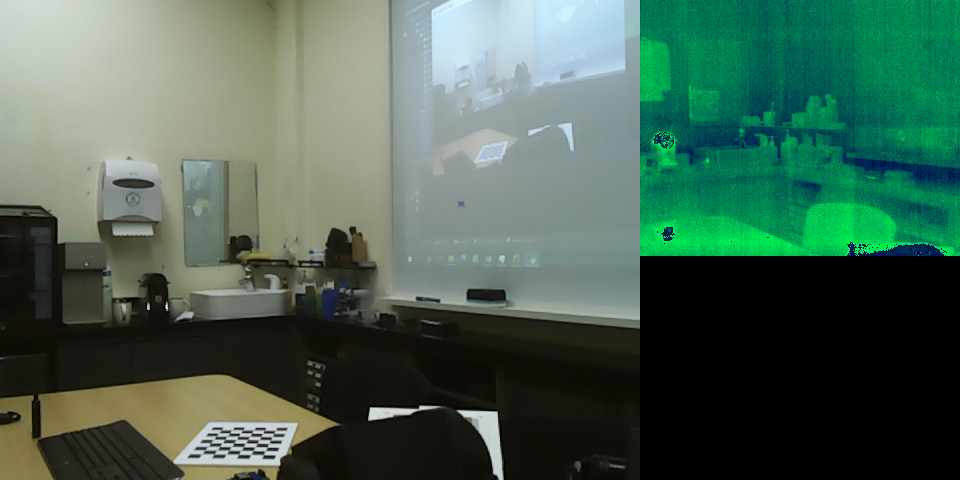
#> input picture cbm/cbm_sensor_devices/cbm_thermal_camera/rgbt_images_for_training/rgbt_img_0000000008.png, 960 x 480 px; its folder holds only this picture in this run
$ python train_static_thermal_map.py
#> lines starting #> are read from the running program, lines starting #| are printed output that depends on the picture
#> further down, image is the input picture: shape (480, 960, 3); mean B, G, R 83.9, 99.1, 72.6
### cbm/cbm_sensor_devices/cbm_thermal_camera/thermal_image_utils/preprocessing.py
import numpy as np
import cv2
import math
'''
def encode_rgbt_image(rgb_image_640x480, thermal_image_320x256):
    t_img = crop_boson_320x256_to_320x240(thermal_image_320x256)
    g_img = cv2.cvtColor(rgb_image_640x480, cv2.COLOR_BGR2GRAY)

    warp_image = cv2.warpPerspective(g_img, self.homography, (640, 480))
    g_img = cv2.resize(warp_image, (320, 240), interpolation=cv2.INTER_CUBIC)

    encoded_image = encode_thermal_image(t_img)
    encoded_image[:, :, 2] = g_img
    return encoded_image
'''

# [15 lines left out: functions decode_rgbt_image, encode_thermal_image, not called in this run]

def decode_thermal_image(encoded_image):
    high = encoded_image[:, :, 0]
    low = encoded_image[:, :, 1]
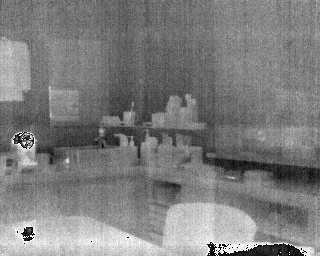
#> low: shape (256, 320); min 0, max 255, mean 125.1
    decoded_image = ((high.astype(np.uint16) << 8) & 0xff00) | (low.astype(np.uint16) & 0x00ff)
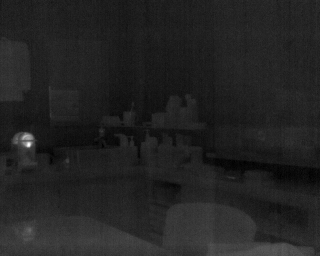
#> decoded_image: shape (256, 320) uint16; min 20994, max 21910, mean 21120.9; drawn with min black and max white
    return decoded_image

# [4 lines left out: function get_celsius_image, not called in this run]

def get_scaled_thermal_colormap(celsius_image, min_temp=0, max_temp=100):
    tmp_img = np.where(celsius_image > max_temp, max_temp, celsius_image)
    tmp_img = np.where(tmp_img < min_temp, min_temp, tmp_img)
    img_thermal = 255 * (tmp_img - min_temp) / (max_temp - min_temp)
    #img_col = cv2.applyColorMap(img_thermal.astype(np.uint8), cv2.COLORMAP_INFERNO)
    img_col = cv2.applyColorMap(img_thermal.astype(np.uint8), cv2.COLORMAP_HOT)
    return img_col

def crop_boson_320x256_to_320x240(img):
    if len(img.shape) == 2:
        (h, w) = img.shape
    else:
        (h, w, _) = img.shape

    start_idx = int((h - 240)/2)
    end_idx = start_idx + 240
    return img[start_idx:end_idx, :]


def get_default_radiometry_parameters(RTemp=20):
    # RTemp = 10  # 방사 온도 = 대기온도 = 윈도우 온도로 가정
    meta = {}

    meta["Atmospheric Trans Alpha 1"] = 0.006569
    meta["Atmospheric Trans Alpha 2"] = 0.01262
    meta["Atmospheric Trans Beta 1"] = -0.002276
    meta["Atmospheric Trans Beta 2"] = -0.00667
    meta["Atmospheric Trans X"] = 1.9
    meta["Planck R1"] = 14906.216
    meta["Planck R2"] = 0.010956882
    meta["Planck O"] = -7261
    meta["Planck B"] = 1396.5
    meta["Planck F"] = 1
    meta["Emissivity"] = 1
    meta["IR Window Transmission"] = 1
    meta["IR Window Temperature"] = RTemp  # 실측치 <- 대기온도
    meta["Object Distance"] = 1
    meta["Atmospheric Temperature"] = RTemp
    meta["Reflected Apparent Temperature"] = RTemp
    meta["Relative Humidity"] = 50  # 상대습도
    return meta

def raw2temp(raw, meta):
    """
    Convert raw pixel values to temperature, if calibration coefficients are known. The
    equations for atmospheric and window transmission are found in Minkina and Dudzik, as
    well as some of FLIR's documentation.

    Roughly ported from ThermImage: https://github.com/gtatters/Thermimage/blob/master/R/raw2temp.R

    """

    ATA1 = float(meta["Atmospheric Trans Alpha 1"])
#> ATA1 = 0.00657
    ATA2 = float(meta["Atmospheric Trans Alpha 2"])
#> ATA2 = 0.0126
    ATB1 = float(meta["Atmospheric Trans Beta 1"])
#> ATB1 = -0.00228
    ATB2 = float(meta["Atmospheric Trans Beta 2"])
#> ATB2 = -0.00667
    ATX = float(meta["Atmospheric Trans X"])
#> ATX = 1.9
    PR1 = float(meta["Planck R1"])
#> PR1 = 14906.2
    PR2 = float(meta["Planck R2"])
#> PR2 = 0.011
    PO = float(meta["Planck O"])
#> PO = -7261
    PB = float(meta["Planck B"])
#> PB = 1396.5
    PF = float(meta["Planck F"])
#> PF = 1
    E = float(meta["Emissivity"])
#> E = 1
    IRT = float(meta["IR Window Transmission"])
#> IRT = 1
    IRWTemp = meta["IR Window Temperature"]
#> IRWTemp = 20
    OD = meta["Object Distance"]
#> OD = 1
    ATemp = meta["Atmospheric Temperature"]
#> ATemp = 20
    RTemp = meta["Reflected Apparent Temperature"]
#> RTemp = 20
    humidity = meta["Relative Humidity"]
#> humidity = 50

    # Equations to convert to temperature
    # See http://130.15.24.88/exiftool/forum/index.php/topic,4898.60.html
    # Standard equation: temperature<-PB/log(PR1/(PR2*(raw+PO))+PF)-273.15
    # Other source of information: Minkina and Dudzik's Infrared Thermography: Errors and Uncertainties

    window_emissivity = 1 - IRT
#> window_emissivity = 0
    window_reflectivity = 0

    # Converts relative humidity into water vapour pressure (mmHg)
    water = (humidity/100.0)*math.exp(1.5587+0.06939*(ATemp)-0.00027816*(ATemp)**2+0.00000068455*(ATemp)**3)
#> water = 8.56

    #tau1 = ATX*np.exp(-np.sqrt(OD/2))
    tau1 = ATX*np.exp(-np.sqrt(OD/2)*(ATA1+ATB1*np.sqrt(water)))+(1-ATX)*np.exp(-np.sqrt(OD/2)*(ATA2+ATB2*np.sqrt(water)))
#> tau1 = 0.996
    tau2 = tau1
#> tau2 = 0.996

    # transmission through atmosphere - equations from Minkina and Dudzik's Infrared Thermography Book
    # Note: for this script, we assume the thermal window is at the mid-point (OD/2) between the source
    # and the camera sensor

    raw_refl = PR1/(PR2*(np.exp(PB/(RTemp+273.15))-PF))-PO   # radiance reflecting off the object before the window
#> raw_refl = 18970.1
    raw_refl_attn = (1-E)/E*raw_refl   # attn = the attenuated radiance (in raw units)
#> raw_refl_attn = 0

    raw_atm1 = PR1/(PR2*(np.exp(PB/(ATemp+273.15))-PF))-PO # radiance from the atmosphere (before the window)
#> raw_atm1 = 18970.1
    raw_atm1_attn = (1-tau1)/E/tau1*raw_atm1 # attn = the attenuated radiance (in raw units)
#> raw_atm1_attn = 81.51

    raw_window = PR1/(PR2*(np.exp(PB/(IRWTemp+273.15))-PF))-PO
#> raw_window = 18970.1
    einv = 1./E/tau1/IRT
#> einv = 1
    raw_window_attn = window_emissivity*einv*raw_window
#> raw_window_attn = 0

    raw_refl2 = raw_refl
#> raw_refl2 = 18970.1
    raw_refl2_attn = window_reflectivity*einv*raw_refl2
#> raw_refl2_attn = 0

    raw_atm2 = raw_atm1
#> raw_atm2 = 18970.1
    ediv = einv/tau2
#> ediv = 1.01
    raw_atm2_attn = (1-tau2)*ediv*raw_atm2
#> raw_atm2_attn = 81.86

    # These last steps are pretty slow and
    # could probably be sped up a lot
    raw_sub = -raw_atm1_attn-raw_atm2_attn-raw_window_attn-raw_refl_attn-raw_refl2_attn
#> raw_sub = -163.4
    raw_object = np.add(np.multiply(raw, ediv), raw_sub)

    raw_object = np.add(raw_object, PO)
    raw_object = np.multiply(raw_object, PR2)
    raw_object_inv = np.multiply(np.reciprocal(raw_object), PR1)
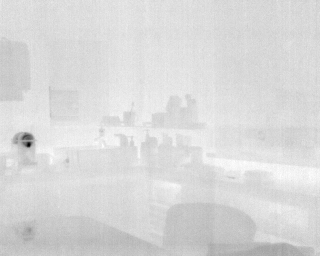
#> raw_object_inv: shape (256, 320) float64; min 92.71, max 98.94, mean 98; drawn with min black and max white
    raw_object_inv = np.add(raw_object_inv, PF)
    raw_object_log = np.log(raw_object_inv)
    temp = np.multiply(np.reciprocal(raw_object_log), PB)

    return temp - 273.15

# [22 lines left out: function get_overlaied_image, not called in this run]

### cbm/cbm_sensor_devices/cbm_thermal_camera/train_static_thermal_map.py
import os
from thermal_image_utils.preprocessing import *
import pandas as pd

# several environment variables for saving as file
#save_root_dir = './image/'
#save_root_dir = 'E:/raw_data/research/2021_CBM_rgbt_images/test_images'
save_root_dir = 'rgbt_images_for_training'
save_file_prefix = 'rgbt_img'
save_file_interval = 2  # 캡쳐 10번에 1번 저장

# some definition of camera image size
THERMAL_WIDTH = 320
THERMAL_HEIGHT = 256
COLOR_WIDTH = 640
COLOR_HEIGHT = 480

thermal_map = np.zeros((240, 320), dtype=np.float32)

png_list = os.listdir(save_root_dir)


cv2.namedWindow('merged image', cv2.WINDOW_AUTOSIZE)
cv2.namedWindow('thermal_map', cv2.WINDOW_AUTOSIZE)

cv2.waitKey()

if png_list is not None:
    for (k, file_name) in enumerate(png_list):
        file_with_path = os.path.join(save_root_dir, file_name)
        image = cv2.imread(file_with_path, cv2.IMREAD_UNCHANGED)

        # split image
        rgb_image = image[:COLOR_HEIGHT, :COLOR_WIDTH, :]
        encoded_t_image = image[:THERMAL_HEIGHT, COLOR_WIDTH:, :]

        # thermal image processing
        t_image = decode_thermal_image(encoded_t_image)
        #celsius = get_celsius_image(t_image)
        celsius = raw2temp(t_image, get_default_radiometry_parameters(RTemp=20))

        # update thermal map
        resized_celsius = crop_boson_320x256_to_320x240(celsius)
#> in crop_boson_320x256_to_320x240, `return img[start_idx:end_idx, :]`:
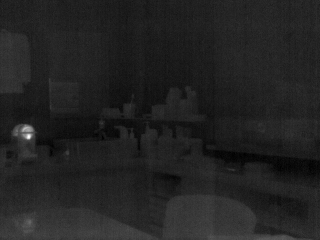
#> returned value: shape (240, 320) float64; min 30.14, max 34.44, mean 30.7; drawn with min black and max white
        #resized_celsius = cv2.resize(celsius, dsize=(640, 480), interpolation=cv2.INTER_AREA)

        # gaussian filtering
        resized_celsius = cv2.GaussianBlur(resized_celsius, (3, 3), cv2.BORDER_DEFAULT)

        thermal_map = np.where(resized_celsius > thermal_map, resized_celsius, thermal_map)
        scaled_thermal_map = get_scaled_thermal_colormap(thermal_map, np.min(thermal_map), np.max(thermal_map))
        #print(scaled_thermal_map[1, :5])

        # scaling of current thermal image
        scaled_celsius = get_scaled_thermal_colormap(celsius, np.min(celsius), np.max(celsius))
#> call 2 of get_scaled_thermal_colormap, with min_temp = 30.14, max_temp = 34.44
#> in get_scaled_thermal_colormap (call 2), `img_col = cv2.applyColorMap(img_thermal.astype(np.uint8), cv2.COLORMAP..`:
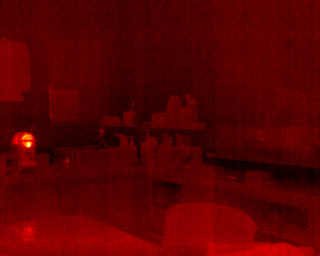
#> img_col: shape (256, 320, 3); mean B, G, R 0, 0.2, 88.3
        resized_scaled_celsius = cv2.resize(scaled_celsius, dsize=(640, 480), interpolation=cv2.INTER_AREA)
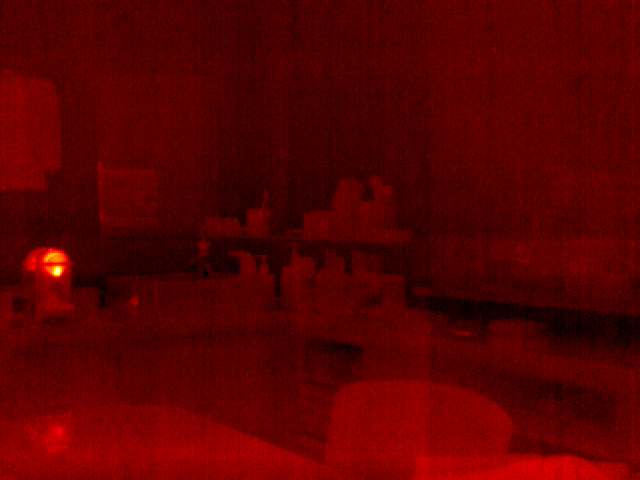
#> resized_scaled_celsius: shape (480, 640, 3); mean B, G, R 0, 0.2, 88.3

        # merge two images
        merged_images = np.hstack((rgb_image, resized_scaled_celsius))
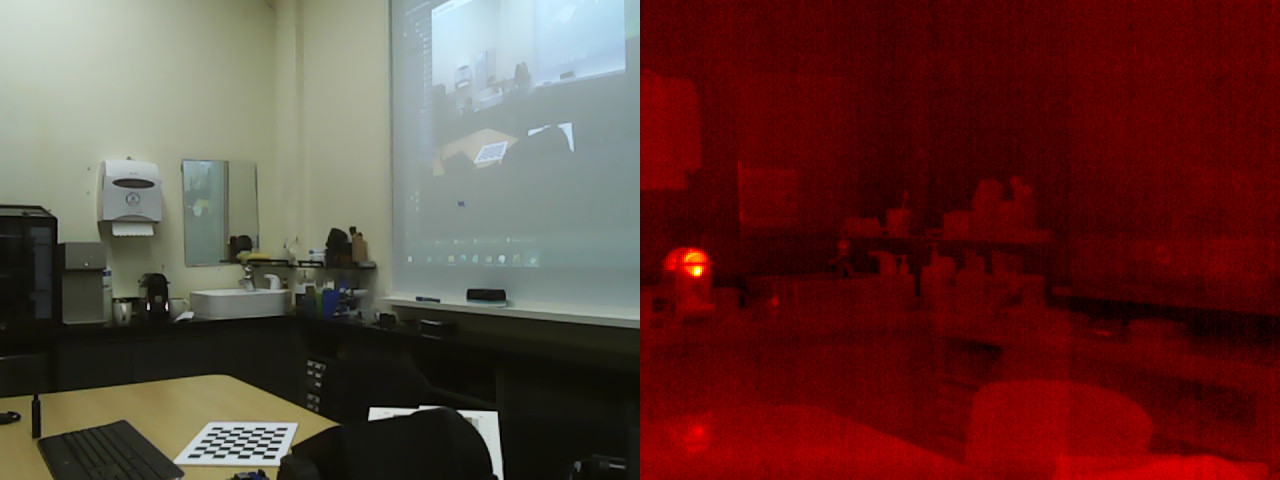
#> merged_images: shape (480, 1280, 3); mean B, G, R 52, 57.8, 98.6

        # Show images
        #cv2.namedWindow('thermal_map', cv2.WINDOW_AUTOSIZE)
        cv2.imshow('thermal_map', scaled_thermal_map)

        #cv2.namedWindow('merged image', cv2.WINDOW_AUTOSIZE)
        cv2.imshow('merged image', merged_images)

        cv2.waitKey(1)
        print('file no = ', k, ' / ', len(png_list))

cv2.waitKey()

df = pd.DataFrame(thermal_map)
#> df = table of 240 rows and 320 columns
#file_with_path = os.path.join(save_root_dir, 'trained_thermal_map.xlsx')
writer = pd.ExcelWriter("trained_thermal_map.xlsx")
df.to_excel(writer, header=False, index=False)
writer.close()
